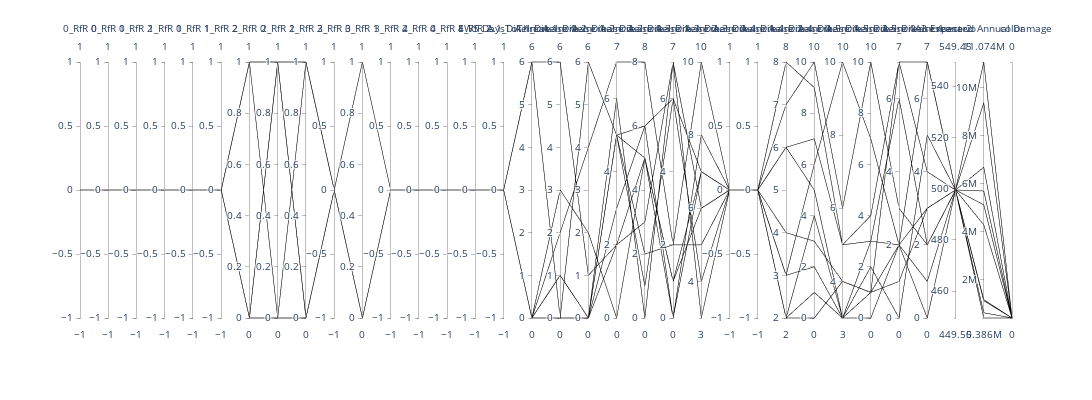

Here is the notebook cell this chart was saved with:
### Code cell
fig5 = px.parallel_coordinates(
    reevaluation_df.groupby("policy").mean().iloc[:,19:52],
    color=range(10),
    width=2500,
    height=400
)
fig5.show()

### Figure 1 — Plotly figure (JSON) as saved in the notebook; plotly's stock layout.template omitted (floating-point values rounded to 4 significant figures)
{"data": [{"dimensions": [{"label": "0_RfR 0", "values": [0, 0, 0, 0, 0, 0, 0, 0, 0, 0]}, {"label": "0_RfR 1", "values": [0, 0, 0, 0, 0, 0, 0, 0, 0, 0]}, {"label": "0_RfR 2", "values": [0, 0, 0, 0, 0, 0, 0, 0, 0, 0]}, {"label": "1_RfR 0", "values": [0, 0, 0, 0, 0, 0, 0, 0, 0, 0]}, {"label": "1_RfR 1", "values": [0, 0, 0, 0, 0, 0, 0, 0, 0, 0]}, {"label": "1_RfR 2", "values": [0, 0, 0, 0, 0, 0, 0, 0, 0, 0]}, {"label": "2_RfR 0", "values": [0, 1, 1, 0, 0, 1, 1, 0, 0, 0]}, {"label": "2_RfR 1", "values": [1, 1, 1, 0, 1, 1, 0, 0, 0, 1]}, {"label": "2_RfR 2", "values": [0, 0, 1, 0, 0, 1, 1, 0, 0, 0]}, {"label": "3_RfR 0", "values": [0, 0, 0, 0, 0, 0, 0, 0, 0, 0]}, {"label": "3_RfR 1", "values": [0, 0, 0, 0, 0, 1, 0, 0, 0, 0]}, {"label": "3_RfR 2", "values": [0, 0, 0, 0, 0, 0, 0, 0, 0, 0]}, {"label": "4_RfR 0", "values": [0, 0, 0, 0, 0, 0, 0, 0, 0, 0]}, {"label": "4_RfR 1", "values": [0, 0, 0, 0, 0, 0, 0, 0, 0, 0]}, {"label": "4_RfR 2", "values": [0, 0, 0, 0, 0, 0, 0, 0, 0, 0]}, {"label": "EWS_DaysToThreat", "values": [0, 0, 0, 0, 0, 0, 0, 0, 0, 0]}, {"label": "A.1_DikeIncrease 0", "values": [6, 6, 0, 0, 0, 0, 0, 0, 0, 0]}, {"label": "A.1_DikeIncrease 1", "values": [6, 0, 3, 2, 0, 1, 0, 1, 0, 0]}, {"label": "A.1_DikeIncrease 2", "values": [1, 6, 2, 4, 0, 0, 0, 0, 0, 0]}, {"label": "A.2_DikeIncrease 0", "values": [2, 5, 0, 7, 2, 6, 5, 3, 5, 5]}, {"label": "A.2_DikeIncrease 1", "values": [5, 5, 5, 8, 3, 0, 1, 6, 6, 2]}, {"label": "A.2_DikeIncrease 2", "values": [0, 1, 1, 2, 7, 7, 6, 6, 0, 2]}, {"label": "A.3_DikeIncrease 0", "values": [8, 7, 6, 10, 6, 3, 4, 7, 7, 5]}, {"label": "A.3_DikeIncrease 1", "values": [0, 0, 0, 0, 0, 0, 0, 0, 0, 0]}, {"label": "A.3_DikeIncrease 2", "values": [0, 0, 0, 0, 0, 0, 0, 0, 0, 0]}, {"label": "A.4_DikeIncrease 0", "values": [2, 3, 4, 6, 2, 2, 6, 3, 7, 8]}, {"label": "A.4_DikeIncrease 1", "values": [4, 2, 3, 5, 1, 0, 7, 6, 10, 9]}, {"label": "A.4_DikeIncrease 2", "values": [3, 3, 4, 3, 3, 4, 5, 10, 6, 5]}, {"label": "A.5_DikeIncrease 0", "values": [3, 1, 1, 2, 0, 1, 4, 7, 10, 3]}, {"label": "A.5_DikeIncrease 1", "values": [2, 2, 7, 0, 2, 1, 7, 2, 3, 6]}, {"label": "A.5_DikeIncrease 2", "values": [1, 7, 7, 5, 3, 3, 4, 0, 2, 2]}, {"label": "scenario", "values": [499.5, 499.5, 499.5, 499.5, 499.5, 499.5, 499.5, 499.5, 499.5, 499.5]}, {"label": "A3 Expected Annual Damage", "values": [1108000.0, 1152000.0, 605000.0, 386200.0, 4278000.0, 6678000.0, 9369000.0, 5690000.0, 5112000.0, 11070000.0]}, {"label": "color", "values": [null, null, null, null, null, null, null, null, null, null]}], "domain": {"x": [0, 1], "y": [0, 1]}, "line": {"color": [null, null, null, null, null, null, null, null, null, null], "coloraxis": "coloraxis"}, "name": "", "type": "parcoords"}], "layout": {"coloraxis": {"colorbar": {"title": {"text": "color"}}, "colorscale": [[0, "#0d0887"], [0.1111, "#46039f"], [0.2222, "#7201a8"], [0.3333, "#9c179e"], [0.4444, "#bd3786"], [0.5556, "#d8576b"], [0.6667, "#ed7953"], [0.7778, "#fb9f3a"], [0.8889, "#fdca26"], [1, "#f0f921"]]}, "height": 400, "legend": {"tracegroupgap": 0}, "margin": {"t": 60}, "width": 2500}}
